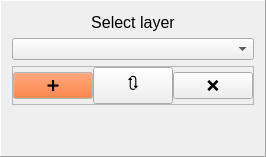
        <widget class="QFrame" name="frame_7">
         <property name="minimumSize">
          <size>
           <width>0</width>
           <height>0</height>
          </size>
         </property>
         <property name="maximumSize">
          <size>
           <width>140</width>
           <height>16777215</height>
          </size>
         </property>
         <property name="frameShape">
          <enum>QFrame::Panel</enum>
         </property>
         <property name="frameShadow">
          <enum>QFrame::Raised</enum>
         </property>
         <layout class="QVBoxLayout" name="verticalLayout_17">
          <item>
           <widget class="QLabel" name="select_label">
            <property name="minimumSize">
             <size>
              <width>0</width>
              <height>20</height>
             </size>
            </property>
            <property name="maximumSize">
             <size>
              <width>16777215</width>
              <height>20</height>
             </size>
            </property>
            <property name="font">
             <font>
              <pointsize>12</pointsize>
             </font>
            </property>
            <property name="text">
             <string>Select layer</string>
            </property>
            <property name="alignment">
             <set>Qt::AlignCenter</set>
            </property>
           </widget>
          </item>
          <item>
           <widget class="QComboBox" name="layersComboBox"/>
          </item>
          <item>
           <widget class="QFrame" name="frame_8">
            <property name="frameShape">
             <enum>QFrame::StyledPanel</enum>
            </property>
            <property name="frameShadow">
             <enum>QFrame::Raised</enum>
            </property>
            <layout class="QHBoxLayout" name="horizontalLayout_4">
             <property name="spacing">
              <number>0</number>
             </property>
             <property name="leftMargin">
              <number>0</number>
             </property>
             <property name="topMargin">
              <number>0</number>
             </property>
             <property name="rightMargin">
              <number>0</number>
             </property>
             <property name="bottomMargin">
              <number>0</number>
             </property>
             <item>
              <widget class="QPushButton" name="addLayerButton">
               <property name="minimumSize">
                <size>
                 <width>0</width>
                 <height>0</height>
                </size>
               </property>
               <property name="palette">
                <palette>
                 <active>
                  <colorrole role="WindowText">
                   <brush brushstyle="SolidPattern">
                    <color alpha="255">
                     <red>0</red>
                     <green>0</green>
                     <blue>0</blue>
                    </color>
                   </brush>
                  </colorrole>
                  <colorrole role="Button">
                   <brush brushstyle="SolidPattern">
                    <color alpha="255">
                     <red>255</red>
                     <green>85</green>
                     <blue>0</blue>
                    </color>
                   </brush>
                  </colorrole>
                  <colorrole role="Light">
                   <brush brushstyle="SolidPattern">
                    <color alpha="255">
                     <red>255</red>
                     <green>255</green>
                     <blue>255</blue>
                    </color>
                   </brush>
                  </colorrole>
                  <colorrole role="Midlight">
                   <brush brushstyle="SolidPattern">
                    <color alpha="255">
                     <red>255</red>
                     <green>255</green>
                     <blue>255</blue>
                    </color>
                   </brush>
                  </colorrole>
                  <colorrole role="Dark">
                   <brush brushstyle="SolidPattern">
                    <color alpha="255">
                     <red>127</red>
                     <green>127</green>
                     <blue>127</blue>
                    </color>
                   </brush>
                  </colorrole>
                  <colorrole role="Mid">
                   <brush brushstyle="SolidPattern">
                    <color alpha="255">
                     <red>170</red>
                     <green>170</green>
                     <blue>170</blue>
                    </color>
                   </brush>
                  </colorrole>
                  <colorrole role="Text">
                   <brush brushstyle="SolidPattern">
                    <color alpha="255">
                     <red>0</red>
                     <green>0</green>
                     <blue>0</blue>
                    </color>
                   </brush>
                  </colorrole>
                  <colorrole role="BrightText">
                   <brush brushstyle="SolidPattern">
                    <color alpha="255">
                     <red>255</red>
                     <green>255</green>
                     <blue>255</blue>
                    </color>
                   </brush>
                  </colorrole>
                  <colorrole role="ButtonText">
                   <brush brushstyle="SolidPattern">
                    <color alpha="255">
                     <red>0</red>
                     <green>0</green>
                     <blue>0</blue>
                    </color>
                   </brush>
                  </colorrole>
                  <colorrole role="Base">
                   <brush brushstyle="SolidPattern">
                    <color alpha="255">
                     <red>255</red>
                     <green>255</green>
                     <blue>255</blue>
                    </color>
                   </brush>
                  </colorrole>
                  <colorrole role="Window">
                   <brush brushstyle="SolidPattern">
                    <color alpha="255">
                     <red>255</red>
                     <green>255</green>
                     <blue>255</blue>
                    </color>
                   </brush>
                  </colorrole>
                  <colorrole role="Shadow">
                   <brush brushstyle="SolidPattern">
                    <color alpha="255">
                     <red>0</red>
                     <green>0</green>
                     <blue>0</blue>
                    </color>
                   </brush>
                  </colorrole>
                  <colorrole role="AlternateBase">
                   <brush brushstyle="SolidPattern">
                    <color alpha="255">
                     <red>255</red>
                     <green>255</green>
                     <blue>255</blue>
                    </color>
                   </brush>
                  </colorrole>
                  <colorrole role="ToolTipBase">
                   <brush brushstyle="SolidPattern">
                    <color alpha="255">
                     <red>255</red>
                     <green>255</green>
                     <blue>220</blue>
                    </color>
                   </brush>
                  </colorrole>
                  <colorrole role="ToolTipText">
                   <brush brushstyle="SolidPattern">
                    <color alpha="255">
                     <red>0</red>
                     <green>0</green>
                     <blue>0</blue>
                    </color>
                   </brush>
                  </colorrole>
                 </active>
                 <inactive>
                  <colorrole role="WindowText">
                   <brush brushstyle="SolidPattern">
                    <color alpha="255">
                     <red>0</red>
                     <green>0</green>
                     <blue>0</blue>
                    </color>
                   </brush>
                  </colorrole>
                  <colorrole role="Button">
                   <brush brushstyle="SolidPattern">
                    <color alpha="255">
                     <red>255</red>
                     <green>85</green>
                     <blue>0</blue>
                    </color>
                   </brush>
                  </colorrole>
                  <colorrole role="Light">
                   <brush brushstyle="SolidPattern">
                    <color alpha="255">
                     <red>255</red>
                     <green>255</green>
                     <blue>255</blue>
                    </color>
                   </brush>
                  </colorrole>
                  <colorrole role="Midlight">
                   <brush brushstyle="SolidPattern">
                    <color alpha="255">
                     <red>255</red>
                     <green>255</green>
                     <blue>255</blue>
                    </color>
                   </brush>
                  </colorrole>
                  <colorrole role="Dark">
                   <brush brushstyle="SolidPattern">
                    <color alpha="255">
                     <red>127</red>
                     <green>127</green>
                     <blue>127</blue>
                    </color>
                   </brush>
                  </colorrole>
                  <colorrole role="Mid">
                   <brush brushstyle="SolidPattern">
                    <color alpha="255">
                     <red>170</red>
                     <green>170</green>
                     <blue>170</blue>
                    </color>
                   </brush>
                  </colorrole>
                  <colorrole role="Text">
                   <brush brushstyle="SolidPattern">
                    <color alpha="255">
                     <red>0</red>
                     <green>0</green>
                     <blue>0</blue>
                    </color>
                   </brush>
                  </colorrole>
                  <colorrole role="BrightText">
                   <brush brushstyle="SolidPattern">
                    <color alpha="255">
                     <red>255</red>
                     <green>255</green>
                     <blue>255</blue>
                    </color>
                   </brush>
                  </colorrole>
                  <colorrole role="ButtonText">
                   <brush brushstyle="SolidPattern">
                    <color alpha="255">
                     <red>0</red>
                     <green>0</green>
                     <blue>0</blue>
                    </color>
                   </brush>
                  </colorrole>
                  <colorrole role="Base">
                   <brush brushstyle="SolidPattern">
                    <color alpha="255">
                     <red>255</red>
                     <green>255</green>
                     <blue>255</blue>
                    </color>
                   </brush>
                  </colorrole>
                  <colorrole role="Window">
                   <brush brushstyle="SolidPattern">
                    <color alpha="255">
                     <red>255</red>
                     <green>255</green>
                     <blue>255</blue>
                    </color>
                   </brush>
                  </colorrole>
                  <colorrole role="Shadow">
                   <brush brushstyle="SolidPattern">
                    <color alpha="255">
                     <red>0</red>
                     <green>0</green>
                     <blue>0</blue>
                    </color>
                   </brush>
                  </colorrole>
                  <colorrole role="AlternateBase">
                   <brush brushstyle="SolidPattern">
                    <color alpha="255">
                     <red>255</red>
                     <green>255</green>
                     <blue>255</blue>
                    </color>
                   </brush>
                  </colorrole>
                  <colorrole role="ToolTipBase">
                   <brush brushstyle="SolidPattern">
                    <color alpha="255">
                     <red>255</red>
                     <green>255</green>
                     <blue>220</blue>
                    </color>
                   </brush>
                  </colorrole>
                  <colorrole role="ToolTipText">
                   <brush brushstyle="SolidPattern">
                    <color alpha="255">
                     <red>0</red>
                     <green>0</green>
                     <blue>0</blue>
                    </color>
                   </brush>
                  </colorrole>
                 </inactive>
                 <disabled>
                  <colorrole role="WindowText">
                   <brush brushstyle="SolidPattern">
                    <color alpha="255">
                     <red>127</red>
                     <green>127</green>
                     <blue>127</blue>
                    </color>
                   </brush>
                  </colorrole>
                  <colorrole role="Button">
                   <brush brushstyle="SolidPattern">
                    <color alpha="255">
                     <red>255</red>
                     <green>85</green>
                     <blue>0</blue>
                    </color>
                   </brush>
                  </colorrole>
                  <colorrole role="Light">
                   <brush brushstyle="SolidPattern">
                    <color alpha="255">
                     <red>255</red>
                     <green>255</green>
                     <blue>255</blue>
                    </color>
                   </brush>
                  </colorrole>
                  <colorrole role="Midlight">
                   <brush brushstyle="SolidPattern">
                    <color alpha="255">
                     <red>255</red>
                     <green>255</green>
                     <blue>255</blue>
                    </color>
                   </brush>
                  </colorrole>
                  <colorrole role="Dark">
                   <brush brushstyle="SolidPattern">
                    <color alpha="255">
                     <red>127</red>
                     <green>127</green>
                     <blue>127</blue>
                    </color>
                   </brush>
                  </colorrole>
                  <colorrole role="Mid">
                   <brush brushstyle="SolidPattern">
                    <color alpha="255">
                     <red>170</red>
                     <green>170</green>
                     <blue>170</blue>
                    </color>
                   </brush>
                  </colorrole>
                  <colorrole role="Text">
                   <brush brushstyle="SolidPattern">
                    <color alpha="255">
                     <red>127</red>
                     <green>127</green>
                     <blue>127</blue>
                    </color>
                   </brush>
                  </colorrole>
                  <colorrole role="BrightText">
                   <brush brushstyle="SolidPattern">
                    <color alpha="255">
                     <red>255</red>
                     <green>255</green>
                     <blue>255</blue>
                    </color>
                   </brush>
                  </colorrole>
                  <colorrole role="ButtonText">
                   <brush brushstyle="SolidPattern">
                    <color alpha="255">
                     <red>127</red>
                     <green>127</green>
                     <blue>127</blue>
                    </color>
                   </brush>
                  </colorrole>
                  <colorrole role="Base">
                   <brush brushstyle="SolidPattern">
                    <color alpha="255">
                     <red>255</red>
                     <green>255</green>
                     <blue>255</blue>
                    </color>
                   </brush>
                  </colorrole>
                  <colorrole role="Window">
                   <brush brushstyle="SolidPattern">
                    <color alpha="255">
                     <red>255</red>
                     <green>255</green>
                     <blue>255</blue>
                    </color>
                   </brush>
                  </colorrole>
                  <colorrole role="Shadow">
                   <brush brushstyle="SolidPattern">
                    <color alpha="255">
                     <red>0</red>
                     <green>0</green>
                     <blue>0</blue>
                    </color>
                   </brush>
                  </colorrole>
                  <colorrole role="AlternateBase">
                   <brush brushstyle="SolidPattern">
                    <color alpha="255">
                     <red>255</red>
                     <green>255</green>
                     <blue>255</blue>
                    </color>
                   </brush>
                  </colorrole>
                  <colorrole role="ToolTipBase">
                   <brush brushstyle="SolidPattern">
                    <color alpha="255">
                     <red>255</red>
                     <green>255</green>
                     <blue>220</blue>
                    </color>
                   </brush>
                  </colorrole>
                  <colorrole role="ToolTipText">
                   <brush brushstyle="SolidPattern">
                    <color alpha="255">
                     <red>0</red>
                     <green>0</green>
                     <blue>0</blue>
                    </color>
                   </brush>
                  </colorrole>
                 </disabled>
                </palette>
               </property>
               <property name="font">
                <font>
                 <pointsize>12</pointsize>
                </font>
               </property>
               <property name="text">
                <string>➕</string>
               </property>
               <property name="iconSize">
                <size>
                 <width>20</width>
                 <height>20</height>
                </size>
               </property>
              </widget>
             </item>
             <item>
              <widget class="QPushButton" name="updateButton">
               <property name="minimumSize">
                <size>
                 <width>0</width>
                 <height>0</height>
                </size>
               </property>
               <property name="font">
                <font>
                 <pointsize>12</pointsize>
                </font>
               </property>
               <property name="text">
                <string>🔃</string>
               </property>
               <property name="iconSize">
                <size>
                 <width>20</width>
                 <height>20</height>
                </size>
               </property>
              </widget>
             </item>
             <item>
              <widget class="QPushButton" name="deleteLayerButton">
               <property name="minimumSize">
                <size>
                 <width>0</width>
                 <height>0</height>
                </size>
               </property>
               <property name="font">
                <font>
                 <pointsize>12</pointsize>
                </font>
               </property>
               <property name="text">
                <string>❌</string>
               </property>
               <property name="iconSize">
                <size>
                 <width>20</width>
                 <height>20</height>
                </size>
               </property>
              </widget>
             </item>
            </layout>
           </widget>
          </item>
          <item>
           <spacer name="verticalSpacer_4">
            <property name="orientation">
             <enum>Qt::Vertical</enum>
            </property>
            <property name="sizeHint" stdset="0">
             <size>
              <width>20</width>
              <height>40</height>
             </size>
            </property>
           </spacer>
          </item>
         </layout>
        </widget>
